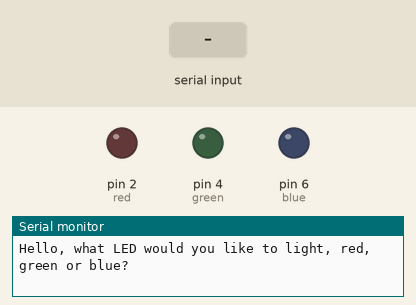
A sketch run on a simulated Arduino Uno, built with avr-gcc and run on an emulated ATmega328P. Parts: output pins drawn as LEDs (lit = HIGH), the last lines printed to the serial monitor. The inputs (shaded band) are chosen by the test bench.

Above: at 1.2 s.
1.3 s: "red" received over Serial
At 3.2 s:
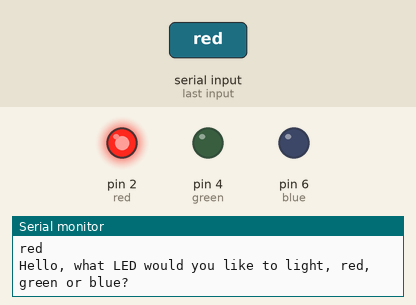
3.8 s: "green" received over Serial
At 5.2 s:
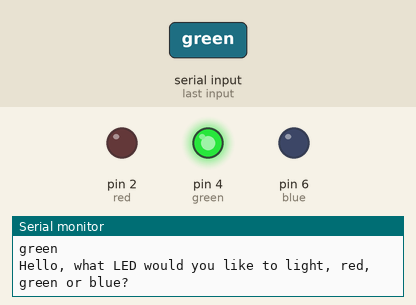
6.3 s: "blue" received over Serial
At 8.2 s:
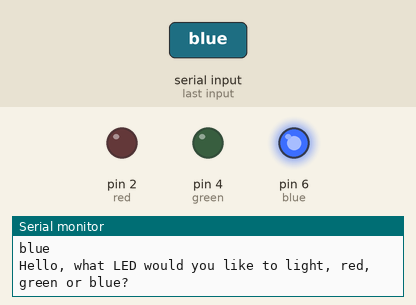
Timing chart, 0 to 9.7 s (numbered marks = the images above; inputs shaded):
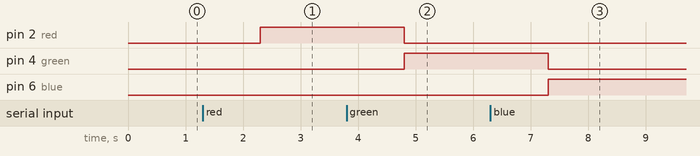

Measured:
- after the input at 1.3 s, pin 2 (red): LOW → HIGH after 1.0 s
- after the input at 3.8 s, pin 2 (red): HIGH → LOW after 1.0 s; pin 4 (green): LOW → HIGH after 1.0 s
- after the input at 6.3 s, pin 4 (green): HIGH → LOW after 1.0 s; pin 6 (blue): LOW → HIGH after 1.0 s

The sketch:

monitorStrings.ino
```cpp
int red = 2;
int green = 4;
int blue = 6;
String chosenCol;
String msg = "Hello, what LED would you like to light, red, green or blue? ";

void setup()
{
  pinMode(red, OUTPUT);
  pinMode(green, OUTPUT);
  pinMode(blue, OUTPUT);
  Serial.begin(9600);
}

void loop()
{
  Serial.println(msg);

  while (Serial.available() == 0)
  {
  }

  chosenCol = Serial.readString();
  Serial.println(chosenCol);

  if (chosenCol == "red")
  {
    digitalWrite(red, HIGH);
    digitalWrite(green, LOW);
    digitalWrite(blue, LOW);
  }
  else if (chosenCol == "green")
  {
    digitalWrite(red, LOW);
    digitalWrite(green, HIGH);
    digitalWrite(blue, LOW);
  }
  else if (chosenCol == "blue")
  {
    digitalWrite(red, LOW);
    digitalWrite(green, LOW);
    digitalWrite(blue, HIGH);
  }
}
```
